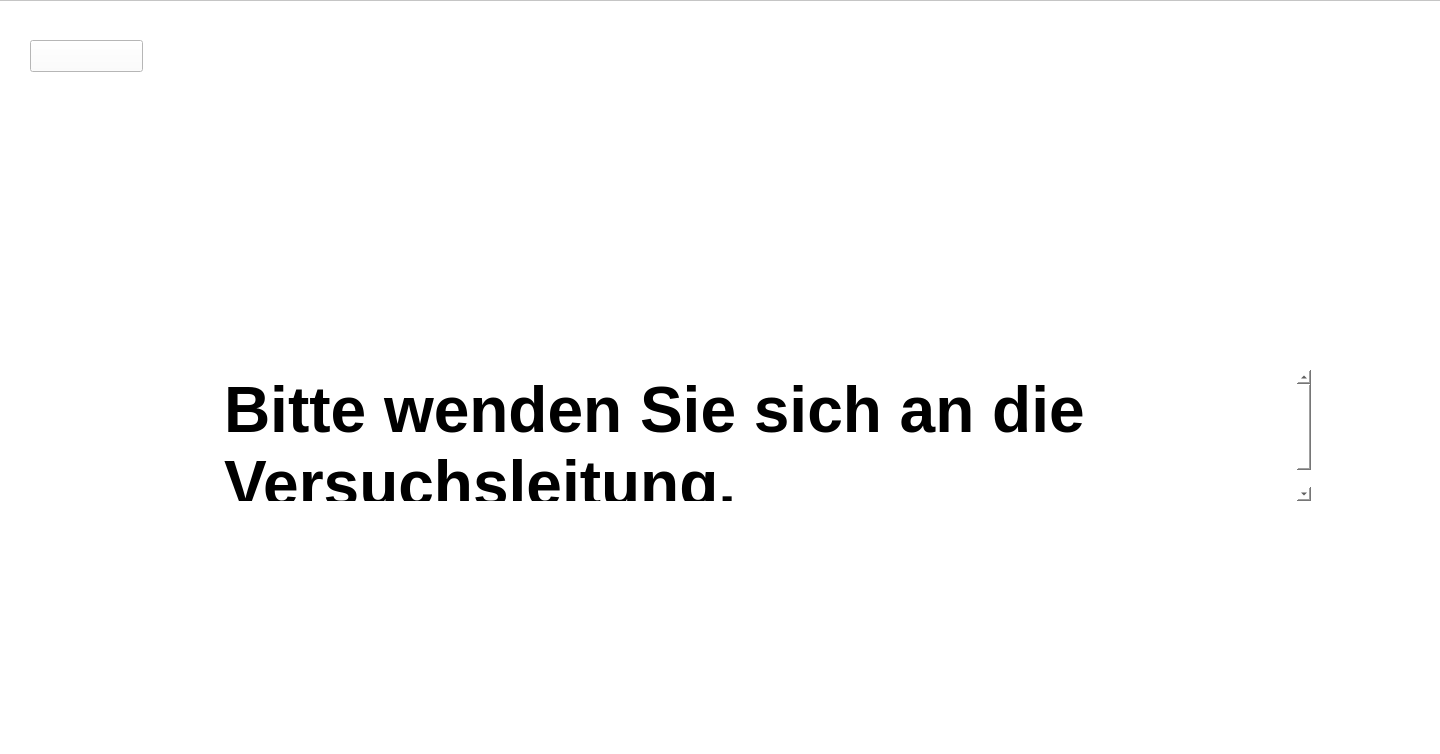
<?xml version="1.0" encoding="UTF-8"?>
<ui version="4.0">
 <class>Form</class>
 <widget class="QWidget" name="Form">
  <property name="geometry">
   <rect>
    <x>0</x>
    <y>0</y>
    <width>1440</width>
    <height>754</height>
   </rect>
  </property>
  <property name="windowTitle">
   <string>Form</string>
  </property>
  <widget class="QFrame" name="frame">
   <property name="geometry">
    <rect>
     <x>-20</x>
     <y>0</y>
     <width>1511</width>
     <height>1041</height>
    </rect>
   </property>
   <property name="styleSheet">
    <string notr="true">background-color: white;</string>
   </property>
   <property name="frameShape">
    <enum>QFrame::StyledPanel</enum>
   </property>
   <property name="frameShadow">
    <enum>QFrame::Raised</enum>
   </property>
   <widget class="QTextBrowser" name="textBrowser">
    <property name="geometry">
     <rect>
      <x>240</x>
      <y>370</y>
      <width>1091</width>
      <height>131</height>
     </rect>
    </property>
    <property name="frameShape">
     <enum>QFrame::NoFrame</enum>
    </property>
    <property name="html">
     <string>&lt;!DOCTYPE HTML PUBLIC &quot;-//W3C//DTD HTML 4.0//EN&quot; &quot;http://www.w3.org/TR/REC-html40/strict.dtd&quot;&gt;
&lt;html&gt;&lt;head&gt;&lt;meta name=&quot;qrichtext&quot; content=&quot;1&quot; /&gt;&lt;style type=&quot;text/css&quot;&gt;
p, li { white-space: pre-wrap; }
&lt;/style&gt;&lt;/head&gt;&lt;body style=&quot; font-family:'.AppleSystemUIFont'; font-size:13pt; font-weight:400; font-style:normal;&quot;&gt;
&lt;p style=&quot; margin-top:0px; margin-bottom:0px; margin-left:0px; margin-right:0px; -qt-block-indent:0; text-indent:0px;&quot;&gt;&lt;span style=&quot; font-family:'Helvetica Neue'; font-size:48pt; font-weight:600;&quot;&gt;Bitte wenden Sie sich an die Versuchsleitung.&lt;/span&gt;&lt;/p&gt;&lt;/body&gt;&lt;/html&gt;</string>
    </property>
   </widget>
   <widget class="QPushButton" name="pushButton">
    <property name="geometry">
     <rect>
      <x>50</x>
      <y>40</y>
      <width>113</width>
      <height>32</height>
     </rect>
    </property>
    <property name="text">
     <string/>
    </property>
   </widget>
   <widget class="QLabel" name="label">
    <property name="geometry">
     <rect>
      <x>1350</x>
      <y>20</y>
      <width>60</width>
      <height>16</height>
     </rect>
    </property>
    <property name="text">
     <string/>
    </property>
   </widget>
  </widget>
 </widget>
 <resources/>
 <connections/>
</ui>
